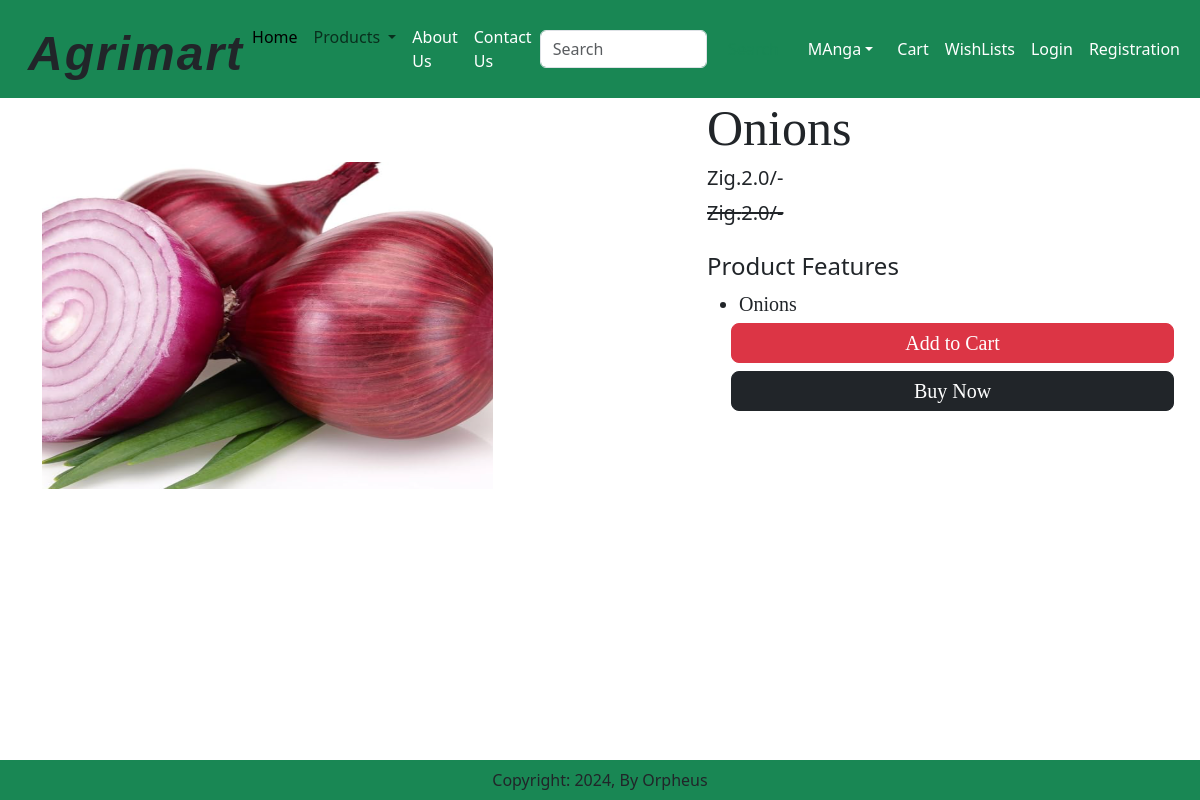
/product_detail/6, run on the app's committed database.
### farm_market/models.py (models this page shows, shortened)
class Product(models.Model):
    farmer = models.ForeignKey(Farmer, related_name='products', on_delete=models.CASCADE)
    title = models.CharField(max_length=100)
    description = models.TextField()
    price = models.DecimalField(max_digits=10, decimal_places=2)
    quantity = models.IntegerField()
    selling_price = models.FloatField(default=0.0)
    discounted_price = models.FloatField(default=0.0)
    composition = models.TextField(default="")
    prodapp = models.TextField(default="")
    category = models.CharField(choices=CATEGORY_CHOICES, max_length=5, default='DEF')
    product_image = models.ImageField(upload_to="product", null=True, blank=True)

### farm_market/views.py (the view)
# urls.py: path('product_detail/<int:pk>', ProductDetail.as_view(), name='product_detail'),
class ProductDetail(View):
    def get(self,request, pk):
        product = Product.objects.get(pk=pk)
        return render(request, "farm_market/product_detail.html", locals())

### farm_market/templates/farm_market/product_detail.html (shortened to what this page needs)
{% extends "farm_market/index.html" %}
{% load static %}
{% block maincontent %}
<div class= container>
<div class="row flex justify-content-between">
    <div class="img2 col-lg-5 mt-5">
        <img src="{{product.product_image.url}}" class="image col-xs-6
        col-sm-12 col-lg-12 mt-3 text-sm-center w-100 h-75" alt="">
    </div>
    <div class="productdetail col-lg-5">
        <h1 style="font-family: Georgia; font-size: 50px;">
            {{product.title}}
        </h1>
        <h5>Zig.{{product.discounted_price}}/-</h5>
        <small class="text-decoration-line-through-muted
        fs-5"><del> Zig.{{product.selling_price}}/-</small></del>
        <br><br><h4>Product Features</h4>
        <ul class="fs-5" style="font-family: Rajdhani;">
            <li>{{product.description }}</li>
            <div class="buttons row flex" style="font-family:Rajdhani;">
                <button type="submit" class="d-grid gap-Z btn1 btn btn-danger
                p-1 m-1 btn-lg text-decoration-none text-white">
                Add to Cart
                </button>
                <div class="btn btn-dark p-1 m-1 btn-lg">
                    <a href="#" class="text-decoration-none text-white">Buy Now</a>
                </div>
            </div>
        </ul>
    </div>
</div>
</div>
{% endblock maincontent%}

### data on the page
Product: product_image (picture), title "Onions", discounted_price "2.0", selling_price "2.0", description "Onions"
